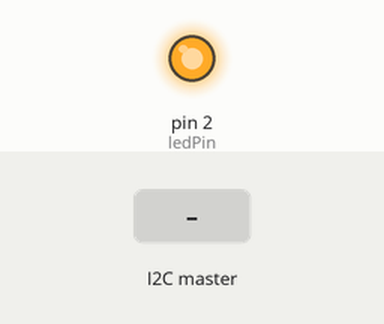
This sketch was run on a simulated Arduino Uno, built with avr-gcc and run on an emulated ATmega328P. Shown: output pins drawn as LEDs (lit = HIGH). Dashed ring = blinking. The test bench sets the inputs (shaded band).

Above: at 0.12 s.
At 1.2 s:
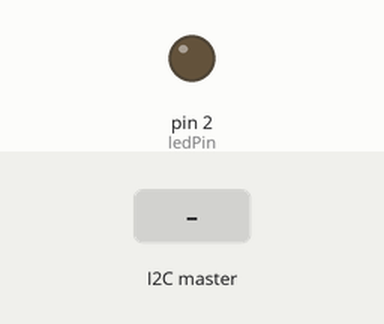
1.3 s: the I2C master sends the byte 2
At 1.42 s:
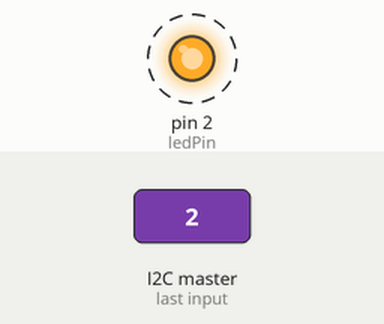
Timing chart, 0 to 4.3 s (numbered marks = the images above; inputs shaded):
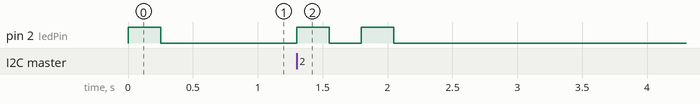

Measured:
- after the input at 1.3 s, pin 2 (ledPin): alternates HIGH for 0.25 s and LOW for 0.25 s, 4 changes in all, then stays LOW, starting at once

The sketch:

Arduino_I2C_code_com_correcao_de_clock.ino
```cpp
#include <Wire.h>

const int ledPin = 2;
const int blinkT = 500;
unsigned char receivedData = 1;
unsigned char sentData = 1;

void blink(int led_pin, int num_blinks, int period)
{
  unsigned long t = millis();
  period /= 2;
  while(num_blinks--)
  {
    digitalWrite(led_pin, HIGH);
    while((millis()-t)<period);
    t += period;
    digitalWrite(led_pin, LOW);
    while((millis()-t)<period);
    t += period;
  }
}

void setup()
{
  CLKPR = 0x80;
  CLKPR = 0x01;
  Wire.begin(0xF);
  Wire.onRequest(requestEvent);
  Wire.onReceive(receiveEvent);
  pinMode(ledPin, OUTPUT);
}

void loop()
{
  if((receivedData>0)&&(receivedData<6))
  {
    sentData = receivedData;
    blink(ledPin, sentData, blinkT);
    receivedData = 0;
  }
}

void receiveEvent(int receivedBytes)
{
  receivedData = Wire.read();
}

void requestEvent()
{
  Wire.write(sentData);
}
```
